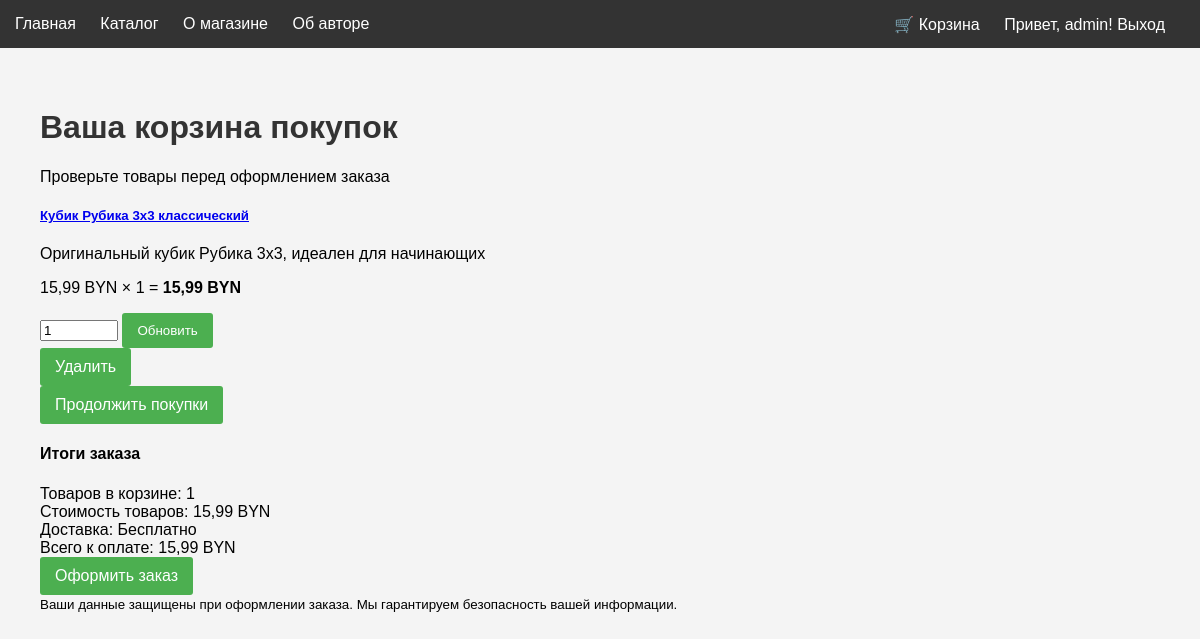
/cart/ (signed in), run on an earlier commit of the app's database.
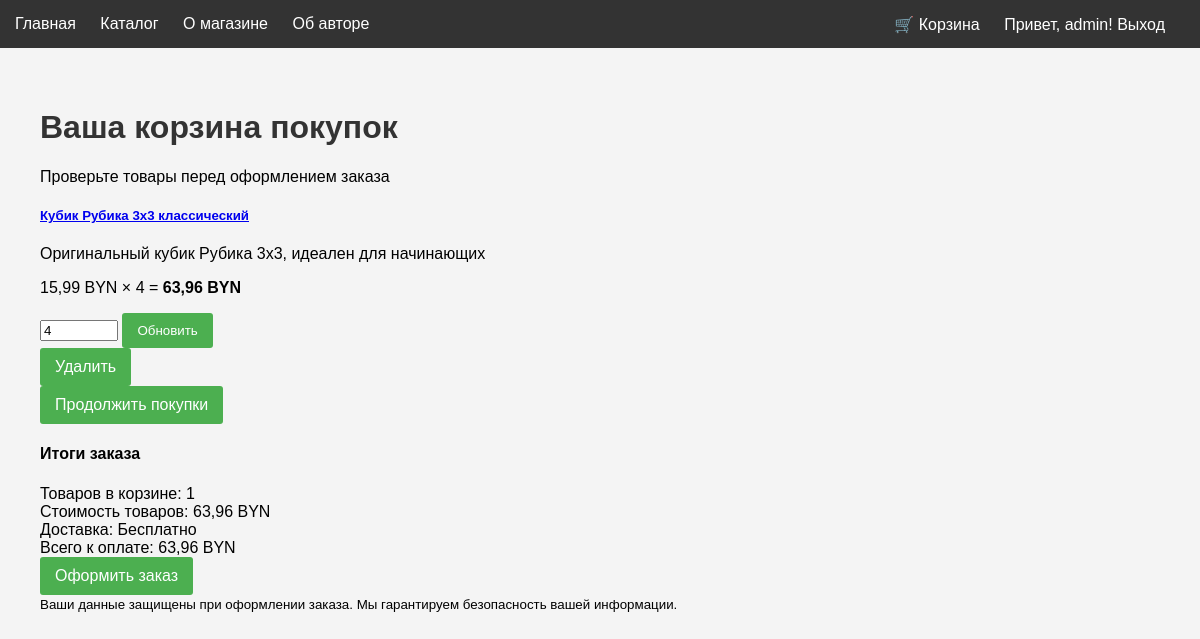
And on a later commit of the database.
### shop/models.py (models this page shows, shortened)
class CartItem(models.Model):
    корзина = models.ForeignKey(
        Cart,
        on_delete=models.CASCADE,
        verbose_name="Корзина"
    )
    товар = models.ForeignKey(
        Product,
        on_delete=models.CASCADE,
        verbose_name="Товар"
    )
    количество = models.PositiveIntegerField(verbose_name="Количество")
    def стоимость_элемента(self):
        return self.товар.цена * self.количество
    class Meta:
        verbose_name = "Элемент корзины"
        verbose_name_plural = "Элементы корзины"

class Product(models.Model):
    название = models.CharField(max_length=200, verbose_name="Название товара")
    описание = models.TextField(verbose_name="Описание")
    фото_товара = models.ImageField(upload_to='products/', blank=True, null=True, verbose_name="Фото товара")
    цена = models.DecimalField(
        max_digits=10,
        decimal_places=2,
        validators=[MinValueValidator(0)],
        verbose_name="Цена"
    )
    количество_на_складе = models.IntegerField(
        validators=[MinValueValidator(0)],
        verbose_name="Количество на складе"
    )
    категория = models.ForeignKey(
        Category,
        on_delete=models.CASCADE,
        verbose_name="Категория"
    )
    производитель = models.ForeignKey(
        Manufacturer,
        on_delete=models.CASCADE,
        verbose_name="Производитель"
    )
    class Meta:
        verbose_name = "Товар"
        verbose_name_plural = "Товары"

### shop/views.py (the view)
# urls.py: path('cart/', views.cart_view, name='cart_view'),
@login_required
def cart_view(request):
    cart, created = Cart.objects.get_or_create(пользователь=request.user)
    cart_items = CartItem.objects.filter(корзина=cart)
    total = sum(item.стоимость_элемента() for item in cart_items)
    context = {
        'cart': cart,
        'cart_items': cart_items,
        'total': total,
    }
    return render(request, 'shop/cart.html', context)

### templates/shop/cart.html (shortened to what this page needs)
{% extends 'shop/base.html' %}
{% block content %}
<div class="container py-5">
    <div class="row mb-5">
        <div class="col-12">
            <h1 class="mb-2">
                 Ваша корзина покупок
            </h1>
            <p class="text-muted">Проверьте товары перед оформлением заказа</p>
        </div>
    </div>
    {% if cart_items %}
    <div class="row">
        <div class="col-lg-8">
            {% for item in cart_items %}
            <div class="cart-item">
                <div class="cart-item-details">
                    <h5>
                        <a href="{% url 'product_detail' item.товар.id %}" class="text-decoration-none">
                            {{ item.товар.название }}
                        </a>
                    </h5>
                    <p class="text-muted mb-2">{{ item.товар.описание|truncatewords:15 }}</p>
                    <p class="cart-item-price mb-0">{{ item.товар.цена }} BYN × {{ item.количество }} =
                        <strong>{{ item.стоимость_элемента }} BYN</strong>
                    </p>
                </div>
                <div class="d-flex flex-column gap-2">
                    <form method="post" action="{% url 'update_cart' item.id %}" class="d-flex gap-2">
                        <input type="number" name="quantity" value="{{ item.количество }}"
                               min="1" max="{{ item.товар.количество_на_складе }}"
                               class="form-control" style="width: 70px;">
                        <button type="submit" class="btn btn-outline-primary btn-sm">
                             Обновить
                        </button>
                    </form>
                    <a href="{% url 'remove_from_cart' item.id %}"
                       class="btn btn-outline-danger btn-sm"
                       onclick="return confirm('Вы уверены, что хотите удалить этот товар?')">
                         Удалить
                    </a>
                </div>
            </div>
            {% endfor %}
            <div class="mt-4">
                <a href="{% url 'product_list' %}" class="btn btn-outline-primary">
                     Продолжить покупки
                </a>
            </div>
        </div>
        <div class="col-lg-4">
            <div class="cart-summary">
                <h4> Итоги заказа</h4>
                <div class="summary-item">
                    <span>Товаров в корзине:</span>
                    <span>{{ cart_items|length }}</span>
                </div>
                <div class="summary-item">
                    <span>Стоимость товаров:</span>
                    <span>{{ total }} BYN</span>
                </div>
                <div class="summary-item">
                    <span>Доставка:</span>
                    <span class="badge bg-success">Бесплатно</span>
                </div>
                <div class="summary-item total">
                    <span>Всего к оплате:</span>
                    <span>{{ total }} BYN</span>
                </div>
                <a href="{% url 'checkout' %}" class="btn btn-primary w-100 btn-lg mt-4">
                     Оформить заказ
                </a>
                <div class="alert alert-info mt-4 mb-0">
                    <small>
                         Ваши данные защищены при оформлении заказа.
                        Мы гарантируем безопасность вашей информации.
                    </small>
                </div>
            </div>
        </div>
    </div>
    {% endif %}
</div>
{% endblock %}

What changed in the data, as far as the page shows it:
changed CartItem "Оригинальный кубик Рубика 3x3, идеален для начинающих": количество "1" → "4"; стоимость_элемента "15,99" → "63,96"; quantity "1" → "4"
Also different on the page:
{{ total }}: "15,99" → "63,96"
